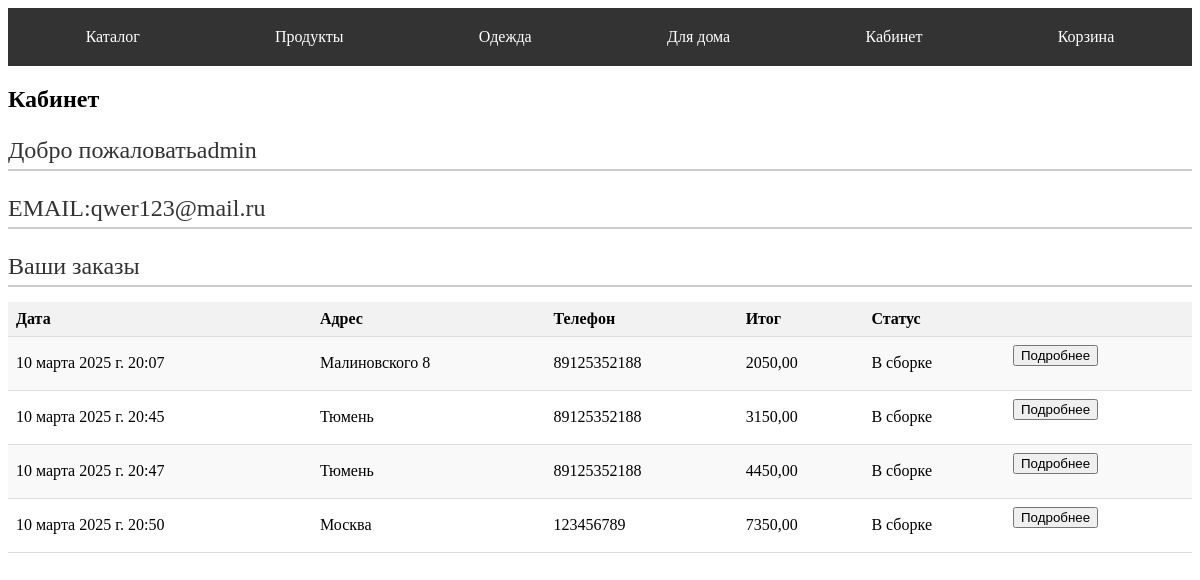
/cabinet/ (signed in), run on the app's committed database.
### app/models.py (models this page shows, shortened)
class Order(models.Model):
   user = models.ForeignKey(to=User, on_delete=models.CASCADE)
   adres=models.CharField(verbose_name='Адрес', max_length=1000)
   email=models.EmailField(verbose_name='Email')
   tel=models.CharField(verbose_name='Телефон',max_length=15)
   tovars=models.ManyToManyField(to=Tovar)
   status = models.ForeignKey(to=Status, on_delete=models.SET_NULL, null=True, blank=True)
   total=models.DecimalField(max_digits=12, decimal_places=2, verbose_name='Итог', null=True, blank=True)
   date = models.DateTimeField(verbose_name='Дата', auto_created=True, null=True, blank=True)
   zakaz=models.TextField(verbose_name='Заказ')

class Status(models.Model):
    name = models.CharField(max_length=100)
    def __str__(self):
        return self.name

### app/views.py (the view)
# urls.py: path('cabinet/', views.cabinet, name='cabinet'),
def cabinet(request):
    orders=Order.objects.filter(user_id=request.user.id)
    data={'orders':orders}
    return render(request,'cabinet.html',data)

### templates/cabinet.html (shortened to what this page needs)
{% extends 'index.html' %}
{% load static %}
{% block head %}
        <link rel="stylesheet" href="{% static 'css/menu.css' %}">
        <link rel="stylesheet" href="{% static 'css/cabinet.css' %}">
    {% endblock %}
{% block content %}
<h2>Кабинет</h2>
    <h3>Добро пожаловать{{ user.username }}</h3>
    <h3>EMAIL:{{ user.email }}</h3>
    <h3>Ваши заказы</h3>
    <table>
    <tr>
        <th>Дата</th>
        <th>Адрес</th>
        <th>Телефон</th>
        <th>Итог</th>
        <th>Статус</th>
        <th></th>
    </tr>
    {% for one in orders %}
        <tr>
        <td>{{ one.date }}</td>
        <td>{{ one.adres }}</td>
        <td>{{ one.tel }}</td>
        <td>{{ one.total }}</td>
        <td>{{ one.status }}</td>
        <td>
        <button onclick="f1('{{ one.id }}','{{ one.zakaz }}')">Подробнее</button>
        </td>
        </tr>
    {% endfor %}
    </table>
{% endblock %}

### app/static/css/cabinet.css (style rules this page uses)
table { width: 100%; border-collapse: collapse; margin-bottom: 20px; font-size: 1em; }
th, td { padding: 8px; text-align: left; border-bottom: 1px solid #ddd; }
th { background-color: #f2f2f2; font-weight: bold; }
tr:nth-child(even) { background-color: #f9f9f9; }
h3 { font-size: 1.5em; font-weight: lighter; color: #333; margin-bottom: 15px; padding-bottom: 5px; border-bottom: 2px solid #ccc; }

### data on the page
Order: date "10 марта 2025 г. 20:07", adres "Малиновского 8", tel "89125352188", total "2050,00", status "В сборке"
Order: date "10 марта 2025 г. 20:45", adres "Тюмень", tel "89125352188", total "3150,00", status "В сборке"
Order: date "10 марта 2025 г. 20:47", adres "Тюмень", tel "89125352188", total "4450,00", status "В сборке"
Order: date "10 марта 2025 г. 20:50", adres "Москва", tel "123456789", total "7350,00", status "В сборке"

### other printed values
{{ user.username }} "admin"
{{ user.email }} "qwer123@mail.ru"
